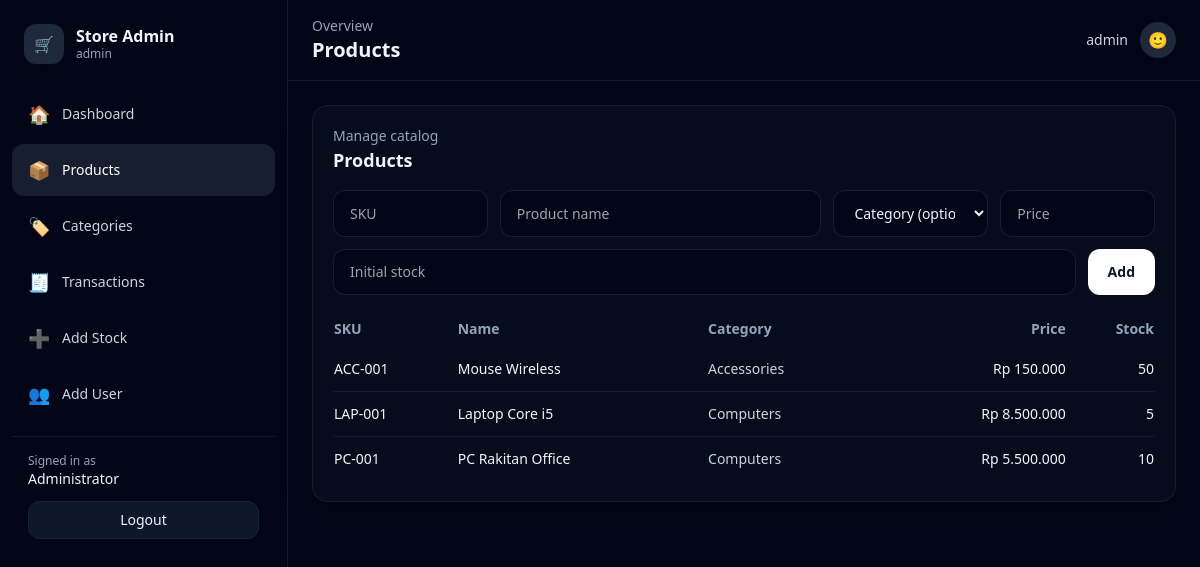
/public/index.php?route=products (signed in), run on the app's committed database.
### tables this page shows
CREATE TABLE products (
  id INT AUTO_INCREMENT PRIMARY KEY,
  sku VARCHAR(50) NOT NULL UNIQUE,
  name VARCHAR(150) NOT NULL,
  category_id INT NULL,
  sell_price INT NOT NULL DEFAULT 0,
  stock INT NOT NULL DEFAULT 0,
  created_at TIMESTAMP DEFAULT CURRENT_TIMESTAMP,
  CONSTRAINT fk_products_category FOREIGN KEY (category_id) REFERENCES categories(id) ON DELETE SET NULL
);

CREATE TABLE categories (
  id INT AUTO_INCREMENT PRIMARY KEY,
  name VARCHAR(120) NOT NULL UNIQUE,
  created_at TIMESTAMP DEFAULT CURRENT_TIMESTAMP
);

### app/Helpers/view.php (called while the page is built, shortened)
<?php
function render(string $view, array $data = []): void {
  require __DIR__ . '/../Views/layout.php';
}

### public/index.php (called while the page is built, shortened)
<?php
require_once __DIR__ . '/../config/db.php';
require_once __DIR__ . '/../app/Helpers/auth.php';
require_once __DIR__ . '/../app/Helpers/view.php';
$route = $_GET['route'] ?? 'dashboard';
switch ($route) {
  case 'products':
    require_once __DIR__ . '/../app/Controllers/ProductController.php';
    $res = ProductController::index($pdo);
    break;
}
$view = $res['view'];
$data = $res['data'] ?? [];
$data['view'] = $view;
render($view, $data);

### app/Helpers/auth.php (called while the page is built, shortened)
<?php
function current_user(): array {
  return $_SESSION['user'] ?? [];
}

### app/Controllers/ProductController.php (called while the page is built, shortened)
<?php
require_once __DIR__ . '/../Helpers/auth.php';
final class ProductController {
  public static function index(PDO $pdo): array {
    $products = $pdo->query("
      SELECT p.*, c.name AS category_name
      FROM products p
      LEFT JOIN categories c ON c.id = p.category_id
      ORDER BY p.id DESC
    ")->fetchAll();
    return ['view' => 'products', 'data' => compact('products','categories')];
  }
}

### app/Views/products.php (the view, shortened to what this page needs)
<?php
$title = 'Products';
$subtitle = 'Manage catalog';
?>
<form method="post" action="<?= BASE_URL ?>/public/index.php?route=products" class="grid grid-cols-1 md:grid-cols-5 gap-3 mb-4">
  <input name="sku" required placeholder="SKU"
    class="rounded-xl bg-slate-950 border border-slate-800/70 px-4 py-3 text-sm outline-none focus:ring-2 focus:ring-slate-500">
  <input name="name" required placeholder="Product name"
    class="rounded-xl bg-slate-950 border border-slate-800/70 px-4 py-3 text-sm outline-none focus:ring-2 focus:ring-slate-500 md:col-span-2">
  <select name="category_id"
    class="rounded-xl bg-slate-950 border border-slate-800/70 px-4 py-3 text-sm outline-none focus:ring-2 focus:ring-slate-500">
    <option value="">Category (optional)</option>
  </select>
  <input type="number" name="price" required min="0" placeholder="Price"
    class="rounded-xl bg-slate-950 border border-slate-800/70 px-4 py-3 text-sm outline-none focus:ring-2 focus:ring-slate-500">
  <div class="md:col-span-5 flex gap-3">
    <input type="number" name="stock" required min="0" placeholder="Initial stock"
      class="flex-1 rounded-xl bg-slate-950 border border-slate-800/70 px-4 py-3 text-sm outline-none focus:ring-2 focus:ring-slate-500">
    <button class="rounded-xl bg-white text-slate-900 px-5 py-3 text-sm font-semibold hover:bg-slate-100">Add</button>
  </div>
</form>
<div class="overflow-x-auto">
<table class="min-w-full text-sm">
  <thead class="text-slate-400">
    <tr>
      <th class="text-left py-2">SKU</th>
      <th class="text-left py-2">Name</th>
      <th class="text-left py-2">Category</th>
      <th class="text-right py-2">Price</th>
      <th class="text-right py-2">Stock</th>
    </tr>
  </thead>
  <tbody class="divide-y divide-slate-800/60">
    <?php foreach ($products as $p): ?>
      <tr class="hover:bg-slate-950/40">
        <td class="py-3"><?= htmlspecialchars($p['sku']) ?></td>
        <td class="py-3 font-medium"><?= htmlspecialchars($p['name']) ?></td>
        <td class="py-3 text-slate-300"><?= htmlspecialchars($p['category_name'] ?? '-') ?></td>
        <td class="py-3 text-right">Rp <?= number_format((int)$p['sell_price'],0,',','.') ?></td>
        <td class="py-3 text-right"><?= (int)$p['stock'] ?></td>
      </tr>
    <?php endforeach; ?>
  </tbody>
</table>
</div>
<?php
$body = ob_get_clean();
require __DIR__ . '/_card.php';

### app/Views/layout.php (shortened to what this page needs)
<?php
require_once __DIR__ . '/../Helpers/auth.php';
$u = current_user();
$role = $u['role'] ?? '';
$routes = [
  'dashboard'    => ['label' => 'Dashboard',     'path' => 'dashboard',     'icon' => '🏠', 'roles' => ['admin','kasir','owner']],
  'products'     => ['label' => 'Products',      'path' => 'products',      'icon' => '📦', 'roles' => ['admin']],
  'categories'   => ['label' => 'Categories',    'path' => 'categories',    'icon' => '🏷️', 'roles' => ['admin']],
  'transactions' => ['label' => 'Transactions',  'path' => 'transactions',  'icon' => '🧾', 'roles' => ['admin','kasir']],
  'stock_in'     => ['label' => 'Add Stock',     'path' => 'stock_in',      'icon' => '➕', 'roles' => ['admin','kasir']],
  'reports_sales'=> ['label' => 'Sales Report',  'path' => 'reports_sales', 'icon' => '📈', 'roles' => ['owner']],
  'reports_stock'=> ['label' => 'Stock Report',  'path' => 'reports_stock', 'icon' => '📊', 'roles' => ['owner']],
  'users_add'    => ['label' => 'Add User',      'path' => 'users_add',     'icon' => '👥', 'roles' => ['admin']],
];
$route = $_GET['route'] ?? 'dashboard';
$title = $routes[$route]['label'] ?? 'Dashboard';
?><!doctype html>
<html lang="en">
<head>
  <script src="https://cdn.tailwindcss.com"></script>
  <link rel="stylesheet" href="<?= BASE_URL ?>/assets/css/app.css">
</head>
<body class="bg-slate-950 text-slate-100">
  <?php if ($route === 'login'): ?>
    <?php require __DIR__ . '/login.php'; ?>
  <?php else: ?>
  <div class="min-h-screen flex">
    <aside class="w-72 bg-slate-950 border-r border-slate-800/60 hidden md:block">
      <div class="px-6 py-6">
        <div class="flex items-center gap-3">
          <div class="h-10 w-10 rounded-xl bg-slate-800 grid place-items-center shadow-soft">🛒</div>
          <div>
            <div class="font-semibold leading-tight"><?= htmlspecialchars(APP_NAME) ?></div>
            <div class="text-xs text-slate-400"><?= htmlspecialchars($u['role'] ?? 'user') ?></div>
          </div>
        </div>
      </div>
      <nav class="px-3 pb-6">
      <?php foreach ($routes as $key => $item):
      if (!in_array($role, $item['roles'], true)) continue;
      $active = ($route === $key);
      ?>
          <a href="<?= BASE_URL ?>/public/index.php?route=<?= urlencode($key) ?>"
             class="flex items-center gap-3 px-4 py-3 rounded-xl mb-1
                    <?= $active ? 'bg-slate-800/70 text-white' : 'text-slate-300 hover:bg-slate-900/60 hover:text-white' ?>">
            <span class="text-lg"><?= $item['icon'] ?></span>
            <span class="text-sm font-medium"><?= htmlspecialchars($item['label']) ?></span>
          </a>
        <?php endforeach; ?>
        <div class="mt-4 border-t border-slate-800/60 pt-4 px-4">
          <div class="text-xs text-slate-400">Signed in as</div>
          <div class="text-sm font-medium"><?= htmlspecialchars($u['name'] ?? $u['username'] ?? '-') ?></div>
          <a href="<?= BASE_URL ?>/public/index.php?route=logout"
             class="mt-3 inline-flex items-center justify-center w-full px-4 py-2 rounded-xl bg-slate-900 hover:bg-slate-800 border border-slate-800/60 text-sm">
            Logout
          </a>
        </div>
      </nav>
    </aside>
    <main class="flex-1">
      <div class="sticky top-0 z-10 bg-slate-950/80 backdrop-blur border-b border-slate-800/60">
        <div class="px-6 py-4 flex items-center justify-between">
          <div>
            <div class="text-sm text-slate-400">Overview</div>
            <div class="text-xl font-semibold"><?= htmlspecialchars($title) ?></div>
          </div>
          <div class="flex items-center gap-3">
            <div class="hidden sm:block text-sm text-slate-300"><?= htmlspecialchars($u['username'] ?? '') ?></div>
            <div class="h-9 w-9 rounded-full bg-slate-800 grid place-items-center">🙂</div>
          </div>
        </div>
      </div>
      <div class="px-6 py-6">
        <?php require __DIR__ . '/' . $view . '.php'; ?>
      </div>
    </main>
  </div>
  <?php endif; ?>
</body>
</html>

### app/Views/_card.php (shortened to what this page needs)
<div class="rounded-2xl border border-slate-800/60 bg-slate-900/40 p-5 shadow-soft">
  <div class="flex items-center justify-between mb-4">
    <div>
      <div class="text-sm text-slate-400"><?= htmlspecialchars($subtitle) ?></div>
      <div class="text-lg font-semibold"><?= htmlspecialchars($title) ?></div>
    </div>
  </div>
  <?= $body ?>
</div>

### assets/css/app.css (style rules this page uses)
:root { color-scheme:dark }
* { scrollbar-color:#334155 transparent; scrollbar-width:thin }
a { transition:all .15s ease }

### data on the page
products: sku "ACC-001", name "Mouse Wireless", category.name "Accessories", sell_price "150.000", stock "50"
products: sku "LAP-001", name "Laptop Core i5", category.name "Computers", sell_price "8.500.000", stock "5"
products: sku "PC-001", name "PC Rakitan Office", category.name "Computers", sell_price "5.500.000", stock "10"

### other printed values
APP_NAME "Store Admin"
$u['role'] "admin"
$item['icon'] "🏠"
$item['label'] "Dashboard"
$item['icon'] "📦"
$item['label'] "Products"
$item['icon'] "🏷️"
$item['label'] "Categories"
$item['icon'] "🧾"
$item['label'] "Transactions"
$item['icon'] "➕"
$item['label'] "Add Stock"
$item['icon'] "👥"
$item['label'] "Add User"
$u['name'] "Administrator"
